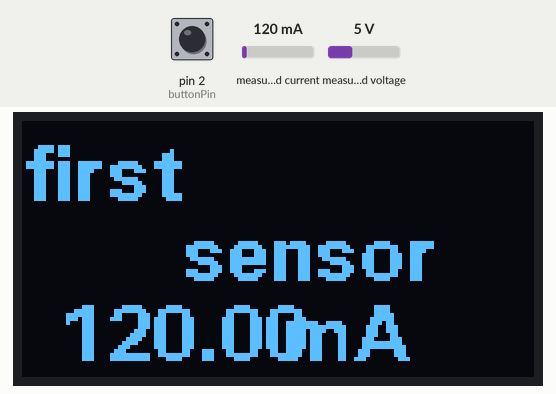
A sketch run on a simulated Arduino Leonardo, built with avr-gcc and run on an emulated ATmega32U4. On the bench: 128×64 one-colour display. Inputs (shaded band) come from the test bench; at power-on: measured current 120 mA, pin 2 (buttonPin) HIGH, measured voltage 5 V. What the sketch prints to the serial monitor is not drawn.

Above: at 1.2 s.
1.3 s: measured current set to 982 mA
At 2.8 s:
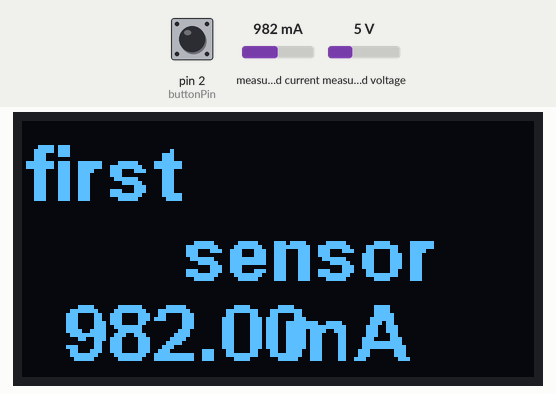
3.5 s: measured current set to 1023 mA
At 5.0 s:
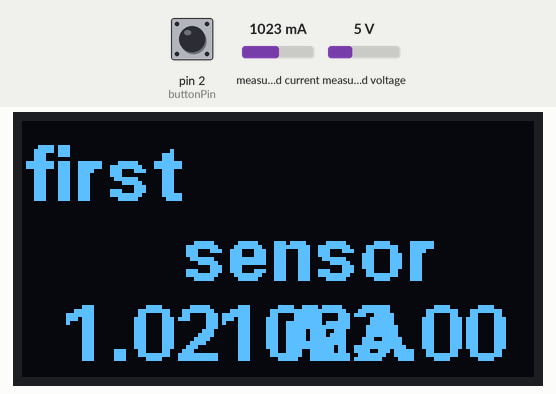
5.8 s: pin 2 (buttonPin) pulled LOW for 1 s
At 7.7 s:
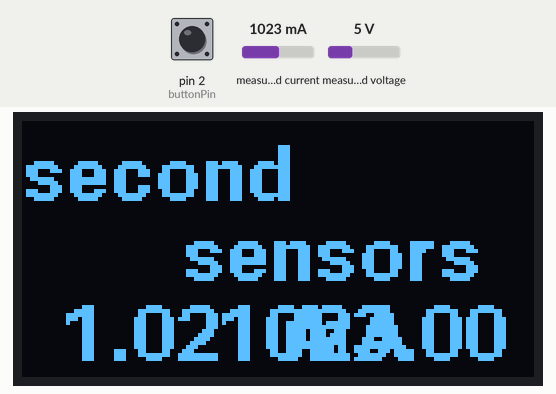
8.6 s: pin 2 (buttonPin) pulled LOW for 0.3 s
At 9.9 s:
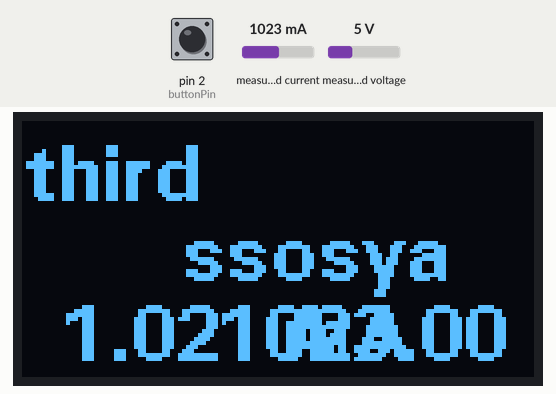
10.7 s: pin 2 (buttonPin) pulled LOW for 3.2 s
At 14.46 s:
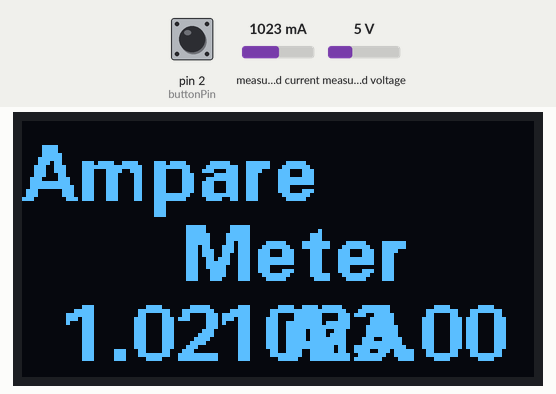
Timing chart, 0 to 16.0 s (numbered marks = the images above; inputs shaded):
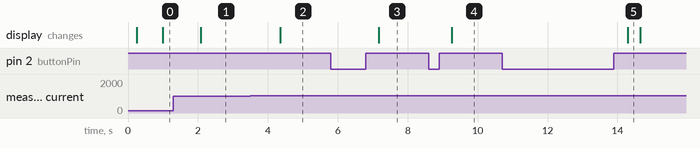

Measured:
- the behaviour switches between 999 and 1000 mA on measured current (found by bisection; images 1 and 2)
- after the input at 1.3 s, the display: changes after 0.78 s (image 1)
- after the input at 3.5 s, the display: changes after 0.86 s (image 2)
- after the input at 5.8 s, the display: changes after 1.4 s (image 3)
- after the input at 8.6 s, the display: changes after 0.66 s (image 4)
- after the input at 10.7 s, the display: changes after 3.6 s (image 5)

The sketch:

AM_code003.ino
```cpp
//  Adafruit  ina219 기본 예제
// 가장 정확한 코드라고 보면 된다.
// AM_code001.ino부터 시작함   ->  1개의 OLED 와 1개의 전류 센서 작동  =>> 성공함   002로 넘어갈것
// AM_code002.ino를 시작함 --> 1개의 OLED + 1개의 전류 센서 작동 + 화면넘어가게 할것 ( 필라멘트 무게 소스 사용)  - 성공함
//
// AM_code003.ino를 시작함 -  1개의 OLED +  mux + 3개 전류센서 읽기 + 버튼으로 화면 넘기기 ( 1번 2번 3번 센서 각각 값 )
//  추가 -  전류가 1000 mA넘으면 A로 표시되게 IF문 추가 함   * 자리수에 따라서 단위따라가게 IF 넣어볼것 0
#include <Wire.h>
#include <Adafruit_INA219.h>
#include <U8glib.h>

Adafruit_INA219 ina219;
U8GLIB_SSD1306_128X64 u8g(U8G_I2C_OPT_DEV_0|U8G_I2C_OPT_NO_ACK|U8G_I2C_OPT_FAST);

unsigned long pretime = 0;
unsigned long  nowTime = 0;

const int buttonPin = 2; // 영점 조절 버튼을 위한 핀 번호 설정

int oledpageNumber = 1;

float shuntvoltage = 0;
float busvoltage = 0;
float current_mA = 0;
float loadvoltage = 0;
float power_mW = 0;


void setup(void)
{
     pinMode(2, INPUT_PULLUP);  // 화면전환 버튼용

  Serial.begin(115200);
  while (!Serial) {
      // will pause Zero, Leonardo, etc until serial console opens
      delay(1);
  }

  uint32_t currentFrequency;

  Serial.println("Hello!");

  // Initialize the INA219.
  // By default the initialization will use the largest range (32V, 2A).  However
  // you can call a setCalibration function to change this range (see comments).
  if (! ina219.begin()) {
    Serial.println("Failed to find INA219 chip");
    while (1) { delay(10); }
  }
  // To use a slightly lower 32V, 1A range (higher precision on amps):
  //ina219.setCalibration_32V_1A();
  // Or to use a lower 16V, 400mA range (higher precision on volts and amps):
  //ina219.setCalibration_16V_400mA();

  Serial.println("Measuring voltage and current with INA219 ...");
}

void loop(void)
{
  nowTime = millis();
    if ( nowTime - pretime >= 500)
    {


    shuntvoltage = ina219.getShuntVoltage_mV();
    busvoltage = ina219.getBusVoltage_V();
    current_mA = ina219.getCurrent_mA();
    power_mW = ina219.getPower_mW();
    loadvoltage = busvoltage + (shuntvoltage / 1000);

    Serial.print("Bus Voltage:   "); Serial.print(busvoltage); Serial.println(" V");
    Serial.print("Shunt Voltage: "); Serial.print(shuntvoltage); Serial.println(" mV");
    Serial.print("Load Voltage:  "); Serial.print(loadvoltage); Serial.println(" V");
    Serial.print("Current:       "); Serial.print(current_mA); Serial.println(" mA");
    Serial.print("Power:         "); Serial.print(power_mW); Serial.println(" mW");
    Serial.println("");
    pretime = nowTime;
    }


      if (!digitalRead(2))
    {
        //Serial.println(digitalRead(2)); // 체크용
        long long pushtime = millis();
        while (!digitalRead(2));
        if (millis() - pushtime >= 1000)
        {
            u8g.firstPage();
                do
                {
                u8g.setFont(u8g_font_fub14);
                //u8g.setFont(u8g_font_unifont);
                u8g.drawStr(0,20,"Ampare");
                u8g.drawStr(40,40,"Meter");
                if(current_mA >= 1000)
                {
                float current_A = current_mA/1000;
                u8g.setPrintPos(10 , 60);
                u8g.print(current_A);
                u8g.drawStr(65,60,"A");
                }
                if(current_mA <1000)
                u8g.setPrintPos(10 , 60);
                u8g.print(current_mA);
                u8g.drawStr(65,60,"mA");

                //u8g.drawStr(0,50,"Do not Touch!!");
                } while (u8g.nextPage());


        }
        else
            oledpageNumber = (oledpageNumber <= 2) ? oledpageNumber + 1 : 1;
    }


    // **** oled 화면 넘김 구동 코드 시작 ****
    switch (oledpageNumber)
    {
        case 1:

         u8g.firstPage();
                do
                {
                u8g.setFont(u8g_font_fub14);
                //u8g.setFont(u8g_font_unifont);
                u8g.drawStr(0,20,"first");
                u8g.drawStr(40,40,"sensor");
                if(current_mA >= 1000)
                {
                float current_A = current_mA/1000;
                u8g.setPrintPos(10 , 60);
                u8g.print(current_A);
                u8g.drawStr(65,60,"A");
                }
                if(current_mA <1000)
                u8g.setPrintPos(10 , 60);
                u8g.print(current_mA);
                u8g.drawStr(65,60,"mA");

                //u8g.drawStr(0,50,"Do not Touch!!");
                } while (u8g.nextPage());


        break;

        case 2:
                 u8g.firstPage();
                do
                {
                u8g.setFont(u8g_font_fub14);
                //u8g.setFont(u8g_font_unifont);
                u8g.drawStr(0,20,"second");
                u8g.drawStr(40,40,"sensors");
                if(current_mA >= 1000)
                {
                float current_A = current_mA/1000;
                u8g.setPrintPos(10 , 60);
                u8g.print(current_A);
                u8g.drawStr(65,60,"A");
                }
                if(current_mA <1000)
                u8g.setPrintPos(10 , 60);
                u8g.print(current_mA);
                u8g.drawStr(65,60,"mA");

                //u8g.drawStr(0,50,"Do not Touch!!");
                } while (u8g.nextPage());


        break;

        case 3:


         u8g.firstPage();
                do
                {
                u8g.setFont(u8g_font_fub14);
                //u8g.setFont(u8g_font_unifont);
                u8g.drawStr(0,20,"third");
                u8g.drawStr(40,40,"ssosya");
                if(current_mA >= 1000)
                {
                float current_A = current_mA/1000;
                u8g.setPrintPos(10 , 60);
                u8g.print(current_A);
                u8g.drawStr(65,60,"A");
                }
                if(current_mA <1000)
                u8g.setPrintPos(10 , 60);
                u8g.print(current_mA);
                u8g.drawStr(65,60,"mA");

                //u8g.drawStr(0,50,"Do not Touch!!");
                } while (u8g.nextPage());


            break;

        default:
        break;

    }

}
```
